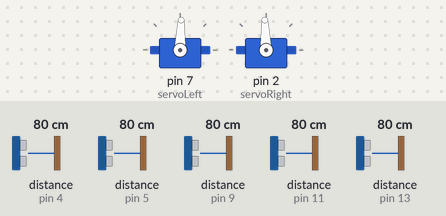
Bench run of a sketch on a simulated Arduino Uno, built with avr-gcc and run on an emulated ATmega328P. Parts: 2 × servo. Wiring (inferred from the names in the program): 5 × ultrasonic range finder: trigger pin 3, echo pin 4 / trigger pin 6, echo pin 5 / trigger pin 8, echo pin 9 / trigger pin 10, echo pin 11 / trigger pin 12, echo pin 13. The test bench sets the inputs (shaded band); at power-on: distance to the obstacle (sensors on pin 4, pin 5, pin 11, pin 9, pin 13) 80 cm. The echo pulse lasts 58.3 µs per cm.

Above: at 1.2 s.
1.3 s: distance to the obstacle (sensor on pin 4) set to 2 cm
At 2.1 s:
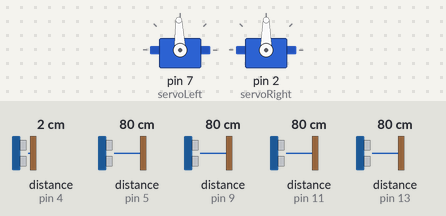
2.8 s: distance to the obstacle (sensor on pin 5) set to 2 cm
At 4.0 s:
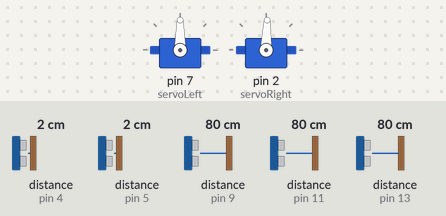
4.3 s: distance to the obstacle (sensor on pin 11) set to 2 cm
At 5.2 s:
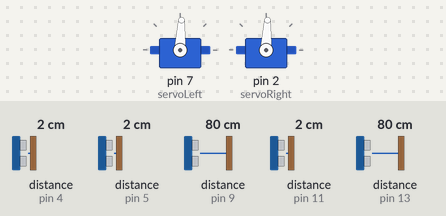
5.8 s: distance to the obstacle (sensor on pin 9) set to 2 cm
At 7.4 s:
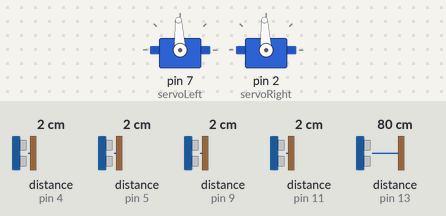
Timing chart, 0 to 8.5 s (numbered marks = the images above; inputs shaded):
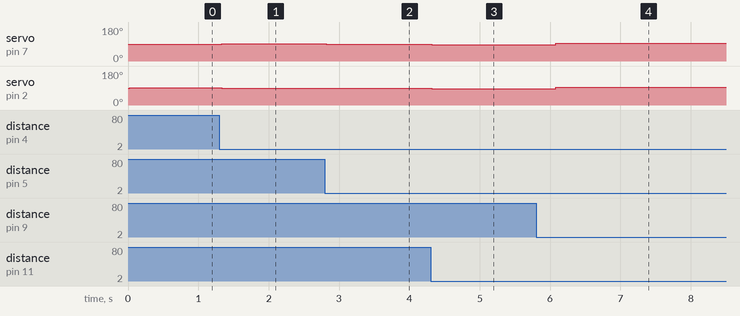

Measured:
- after the input at 1.3 s, servo on pin 7 (servoLeft): 88° → 92° at once; servo on pin 2 (servoRight): 92° → 90° at once
- after the input at 2.8 s, servo on pin 7 (servoLeft): 92° → 90° at once; servo on pin 2 (servoRight): 90° → 88° at once
- after the input at 4.3 s, servo on pin 7 (servoLeft): 90° → 87° at once; servo on pin 2 (servoRight): 88° → 87° at once
- after the input at 5.8 s, servo on pin 7 (servoLeft), servo on pin 2 (servoRight): 87° → 93° after 0.28 s

The sketch:

Maze_Solving_Terry_v1.1.ino
```cpp
#include <Servo.h>

Servo servoLeft;          // Define left servo
Servo servoRight;         // Define right servo

// defines pins numbers
const int trigPinLS = 8;
const int echoPinLS = 9;
const int trigPinFS = 10;
const int echoPinFS = 11;
const int trigPinRS = 12;
const int echoPinRS = 13;


const int trigPinPLS = 3;
const int echoPinPLS = 4;
const int trigPinPRS = 6;
const int echoPinPRS = 5;


// defines variables
long durationLS;
int distanceLS;
long durationFS;
int distanceFS;
long durationRS;
int distanceRS;

int distancePLS;
long durationPLS;
int distancePRS;
long durationPRS;

static int T=1;
void loop()
{
  digitalWrite(trigPinLS, LOW);
  delayMicroseconds(2);
  digitalWrite(trigPinLS, HIGH);
  delayMicroseconds(10);
  digitalWrite(trigPinLS, LOW);
  durationLS = pulseIn(echoPinLS, HIGH);
  distanceLS = durationLS * 0.034 / 2;

  delayMicroseconds(50);

  digitalWrite(trigPinFS, LOW);
  delayMicroseconds(2);
  digitalWrite(trigPinFS, HIGH);
  delayMicroseconds(10);
  digitalWrite(trigPinFS, LOW);
  durationFS = pulseIn(echoPinFS, HIGH);
  distanceFS = durationFS * 0.034 / 2;

  delayMicroseconds(50);

  digitalWrite(trigPinRS, LOW);
  delayMicroseconds(2);
  digitalWrite(trigPinRS, HIGH);
  delayMicroseconds(10);
  digitalWrite(trigPinRS, LOW);
  durationRS = pulseIn(echoPinRS, HIGH);
  distanceRS = durationRS * 0.034 / 2;

  delayMicroseconds(50);

  digitalWrite(trigPinPLS, LOW);
  delayMicroseconds(2);
  digitalWrite(trigPinPLS, HIGH);
  delayMicroseconds(10);
  digitalWrite(trigPinPLS, LOW);
  durationPLS = pulseIn(echoPinPLS, HIGH);
  distancePLS = durationPLS * 0.034 / 2;

  delayMicroseconds(50);

  digitalWrite(trigPinPRS, LOW);
  delayMicroseconds(2);
  digitalWrite(trigPinPRS, HIGH);
  delayMicroseconds(10);
  digitalWrite(trigPinPRS, LOW);
  durationPRS = pulseIn(echoPinPRS, HIGH);
  distancePRS = durationPRS * 0.034 / 2;


  if (distanceLS >= 10 && distanceFS <= 10 && distanceRS >= 10 && T == 1 )

  {
    TurnLeft();
    delay(1750);
  }

  else if (distanceLS >= 10 && distanceFS <= 10 && distanceRS >= 10 && T == 2)
  {
    TurnRight();
    delay(1750);
  }

  else if ( distanceLS <= 6 && distanceFS <= 6 && distanceRS <= 6)
  {
    TurnRight();
    delay(2500);
    T ++;
  }


  else if (distanceLS <= 6 && distanceFS <= 10 && distanceRS >= 8 )
  {
    TurnRight();
  }

  else if (distanceRS <= 6 && distanceFS <= 10 && distanceLS >= 8)
  {
    TurnLeft();
  }


  else if (distancePRS <= 3)
  {
    AdjustCourseReverseRight();
  }
  else if (distancePLS <= 3)
  {
    AdjustCourseReverseLeft();
  }


  else if (distanceLS <= 2)
  {
    AdjustCourseLeft();
  }
  else if (distanceRS <= 2)
  {
    AdjustCourseRight();
  }


  else
  {
    Forward();
  }
}


void stopRobot()
{
  servoLeft.write(90);
  servoRight.write(90);
}

void Forward()
{
  servoLeft.write(88);
  servoRight.write(92);
}

void AdjustCourseLeft()
{
  servoLeft.write(88);
  servoRight.write(93);
}

void AdjustCourseRight()
{
  servoLeft.write(87);
  servoRight.write(92);
}

void AdjustCourseReverseLeft()
{
  servoLeft.write(92);
  servoRight.write(90);
}

void AdjustCourseReverseRight()
{
  servoLeft.write(90);
  servoRight.write(88);
}

void Reverse()
{
  servoLeft.write(92);
  servoRight.write(88);
}


void TurnRight()
{
  servoLeft.write(93);
  servoRight.write(93);
}

void TurnLeft()
{
  servoLeft.write(87);
  servoRight.write(87);
}


//Set up I/O
void setup()
{
  pinMode(trigPinLS, OUTPUT);
  pinMode(echoPinLS, INPUT);
  pinMode(trigPinFS, OUTPUT);
  pinMode(echoPinFS, INPUT);
  pinMode(trigPinRS, OUTPUT);
  pinMode(echoPinRS, INPUT);
  Serial.begin (9600);
  pinMode(trigPinPLS, OUTPUT);
  pinMode(echoPinPLS, INPUT);
  pinMode(trigPinPRS, OUTPUT);
  pinMode(echoPinPRS, INPUT);
  servoLeft.attach(7);
  servoRight.attach(2);
}
```
